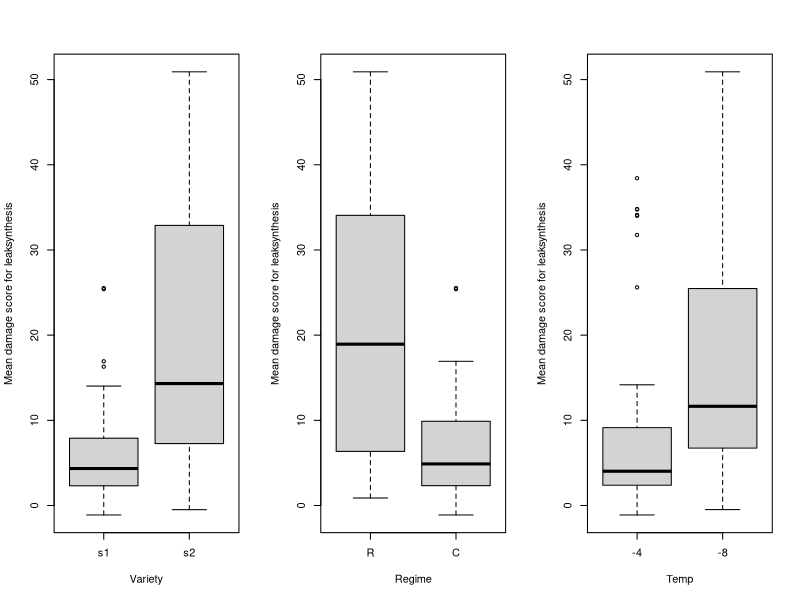
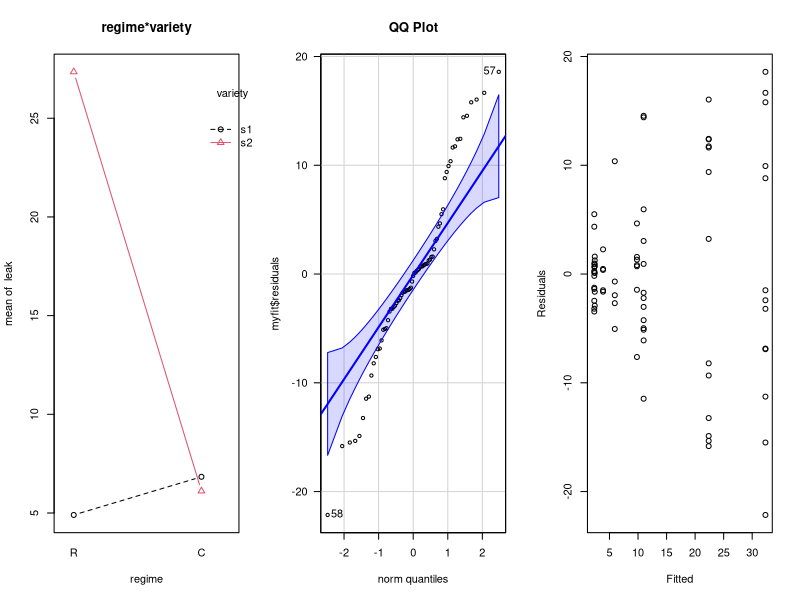

Write the R code that produced these figures, in order. (Note: this script raises an error after producing the figures.)
## ---- chunk 1
knitr::opts_chunk$set(echo = TRUE, message=FALSE, warning=FALSE)
## ---- chunk 2
#library(lmtest)
library(car)
potato<-read.table("RawData/potato.txt",header=TRUE)
potato$regime<-factor(potato$regime,label=c("R","C"))
potato$variety<-factor(potato$variety,label=c("s1","s2"))
potato$temp<-factor(potato$temp,label=c("-4","-8"))
attach(potato)
## ---- chunk 3
#boxplot
par(mfrow=c(1,3))
boxplot(leak ~ variety,
data = potato,
xlab = "Variety",
ylab = "Mean damage score for leaksynthesis")
boxplot(leak ~ regime,
data = potato,
xlab = "Regime",
ylab = "Mean damage score for leaksynthesis")
boxplot(leak ~ temp,
data = potato,
xlab = "Temp",
ylab = "Mean damage score for leaksynthesis")

## ---- chunk 4
interaction.plot(regime,variety,leak,type='b',
col=1:2, pch=1:2,main="regime*variety")
## ---- chunk 5
myfit<-lm(leak~variety*regime*temp,
contrasts = c(variety=contr.sum, regime=contr.sum,temp=contr.sum))
## ---- chunk 6
# Create a data frame with the results of the ANOVA Type III tests
anova_results <- data.frame(
  Term = c("(Intercept)", "variety", "regime", "temp", "variety:regime", "variety:temp", "regime:temp", "variety:regime:temp", "Residuals"),
  Sum_Sq = c(62.884, 3.782, 2.743, 2.487, 3.830, 0.046, 0.549, 0.045, 8.535),
  Df = c(1, 1, 1, 1, 1, 1, 1, 1, 66),
  F_value = c(486.2824, 29.2463, 21.2151, 19.2345, 29.6161, 0.3586, 4.2472, 0.3458, NA),
  `Pr(>F)` = c("< 2.2e-16 ***", "9.472e-07 ***", "1.927e-05 ***", "4.253e-05 ***", "8.302e-07 ***", "0.55134", "0.04326 *", "0.55851", NA)
)

# Convert the data frame into a markdown table with a caption
knitr::kable(anova_results, align = c("l", "r", "r", "r", "r"), digits = 4, caption = "Anova Table (Type III tests) for Transformed model")
## ---- chunk 7
# Create a data frame with the results of the ANOVA Type III tests
anova_results <- data.frame(
  Term = c("(Intercept)", "variety", "regime", "temp", "variety:regime", "Residuals"),
  Sum_Sq = c(63.141, 3.734, 2.702, 3.309, 3.884, 9.102),
  Df = c(1, 1, 1, 1, 1, 69),
  F_value = c(478.654, 28.309, 20.487, 25.088, 29.445, NA),
  `Pr(>F)` = c("< 2.2e-16 ***", "1.214e-06 ***", "2.438e-05 ***", "4.035e-06 ***", "8.032e-07 ***", NA)
)

# Convert the data frame into a markdown table with a caption
knitr::kable(anova_results, align = c("l", "r", "r", "r", "r"), digits = 4, caption = "Anova Table (Type III tests) for Final Model")

## ---- chunk 8
# Create a data frame with the coefficients and associated statistics
coefficients <- data.frame(
  Term = c("(Intercept)", "variety1", "regime1", "temp1", "variety1:regime1"),
  Estimate = c(0.99654, -0.24235, 0.20617, -0.21172, -0.24717),
  `Std. Error` = c(0.04555, 0.04555, 0.04555, 0.04227, 0.04555),
  `t value` = c(21.878, -5.321, 4.526, -5.009, -5.426),
  `Pr(>|t|)` = c("< 2e-16 ***", "1.21e-06 ***", "2.44e-05 ***", "4.03e-06 ***", "8.03e-07 ***")
)

# Convert the data frame into a markdown table with a caption
knitr::kable(coefficients, align = c("l", "r", "r", "r", "r"), digits = 4, caption = "Linear regression model summary for the relationship between sq_log10_leak and variety, regime, temp, and their interactions") 

## ---- chunk 9
library(knitr)
data <- data.frame(variety = c("s1", "s2", "s1", "s2"), 
                   regime = c("R", "R", "C", "C"), 
                   leak = c(4.901000, 27.350385, 6.833600, 6.113571))
kable(data, caption = "Table showing the mean values of leak for each combination of variety and regime in the potato dataset.")

## ---- chunk 10
my_qqplot=qqPlot(myfit$residuals, las = 1, main="QQ Plot")
invisible(my_qqplot)
## ---- chunk 11
plot(myfit$fitted,myfit$res,xlab="Fitted",ylab="Residuals")
## ---- chunk 12
leak2<- leak+2 #make response positive
myfit2<-lm(leak2~variety*regime*temp,contrasts = c(variety=contr.sum,
regime=contr.sum,temp=contr.sum))
library(MASS)
par(mfrow=c(1,1))
BC <- boxcox(myfit2, lambda = seq(-3, 3, length = 10))
## ---- chunk 13
log10_myfit<-lm(log10(leak2)~variety*regime*temp,
contrasts = c(variety=contr.sum, regime=contr.sum,temp=contr.sum))
my_qqplot=qqPlot(log10_myfit$residuals, las = 1, main="QQ Plot")
invisible(my_qqplot)
## ---- chunk 14
plot(log10_myfit$fitted,log10_myfit$res,xlab="Fitted",ylab="Residuals")

## ---- chunk 15
logleak21 <- log10(leak2)+1
log10p1_myfit<-lm(logleak21 ~ variety*regime*temp,
contrasts = c(variety=contr.sum, regime=contr.sum,temp=contr.sum))
par(mfrow=c(1,1))
BC2<-boxcox(log10p1_myfit, lambda = seq(-3, 6, length = 20))
## ---- chunk 16
sq_log10_leak <- (log10(leak2))^(1.5)
sq_log10_myfit<-lm(sq_log10_leak~variety*regime*temp,
contrasts = c(variety=contr.sum, regime=contr.sum,temp=contr.sum))
my_qqplot=qqPlot(sq_log10_myfit$residuals, las = 1, main="QQ Plot")
invisible(my_qqplot)
## ---- chunk 17
plot(log10_myfit$fitted,log10_myfit$res,xlab="Fitted",ylab="Residuals")

## ---- chunk 18
sq_log10_myfit_4<- lm(sq_log10_leak~variety+regime+temp+variety:regime,
contrasts = c(variety=contr.sum, regime=contr.sum,temp=contr.sum))
my_qqplot=qqPlot(sq_log10_myfit_4$residuals, las = 1, main="QQ Plot")
invisible(my_qqplot)
## ---- chunk 19
plot(sq_log10_myfit_4$fitted,sq_log10_myfit_4$res,xlab="Fitted",ylab="Residuals")

## ---- chunk 20
library(multcomp)
library(lsmeans)


comp1<-lsmeans(sq_log10_myfit_4, pairwise ~ variety:regime, adjust="tukey")
plot(comp1$contrasts)
